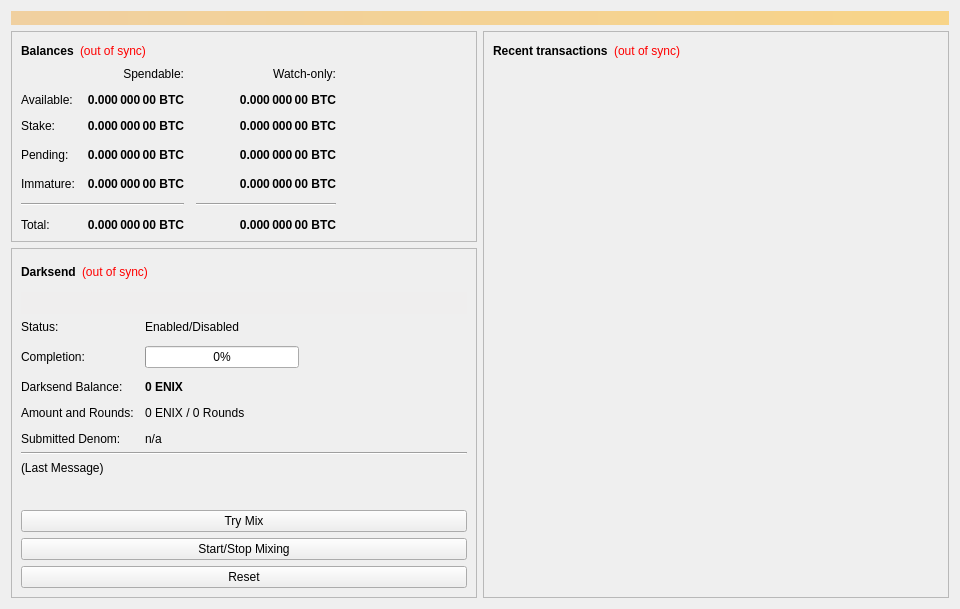
<?xml version="1.0" encoding="UTF-8"?>
<ui version="4.0">
 <class>OverviewPage</class>
 <widget class="QWidget" name="OverviewPage">
  <property name="geometry">
   <rect>
    <x>0</x>
    <y>0</y>
    <width>960</width>
    <height>594</height>
   </rect>
  </property>
  <property name="minimumSize">
   <size>
    <width>960</width>
    <height>0</height>
   </size>
  </property>
  <property name="windowTitle">
   <string>Form</string>
  </property>
  <layout class="QVBoxLayout" name="topLayout">
   <item>
    <widget class="QLabel" name="labelAlerts">
     <property name="visible">
      <bool>false</bool>
     </property>
     <property name="styleSheet">
      <string notr="true">background-color: qlineargradient(x1: 0, y1: 0, x2: 1, y2: 0, stop:0 #F0D0A0, stop:1 #F8D488); color:#000000;</string>
     </property>
     <property name="wordWrap">
      <bool>true</bool>
     </property>
     <property name="margin">
      <number>3</number>
     </property>
    </widget>
   </item>
   <item>
    <layout class="QHBoxLayout" name="horizontalLayout" stretch="1,1">
     <item>
      <layout class="QVBoxLayout" name="verticalLayout_2">
       <item>
        <widget class="QFrame" name="frame">
         <property name="frameShape">
          <enum>QFrame::StyledPanel</enum>
         </property>
         <property name="frameShadow">
          <enum>QFrame::Raised</enum>
         </property>
         <layout class="QVBoxLayout" name="verticalLayout_4">
          <item>
           <layout class="QHBoxLayout" name="horizontalLayout_4">
            <item>
             <widget class="QLabel" name="label_5">
              <property name="font">
               <font>
                <weight>75</weight>
                <bold>true</bold>
               </font>
              </property>
              <property name="text">
               <string>Balances</string>
              </property>
             </widget>
            </item>
            <item>
             <widget class="QLabel" name="labelWalletStatus">
              <property name="cursor">
               <cursorShape>WhatsThisCursor</cursorShape>
              </property>
              <property name="toolTip">
               <string>The displayed information may be out of date. Your wallet automatically synchronizes with the Enixt network after a connection is established, but this process has not completed yet.</string>
              </property>
              <property name="styleSheet">
               <string notr="true">QLabel { color: red; }</string>
              </property>
              <property name="text">
               <string notr="true">(out of sync)</string>
              </property>
              <property name="alignment">
               <set>Qt::AlignLeading|Qt::AlignLeft|Qt::AlignVCenter</set>
              </property>
             </widget>
            </item>
            <item>
             <spacer name="horizontalSpacer_3">
              <property name="orientation">
               <enum>Qt::Horizontal</enum>
              </property>
              <property name="sizeHint" stdset="0">
               <size>
                <width>40</width>
                <height>20</height>
               </size>
              </property>
             </spacer>
            </item>
           </layout>
          </item>
          <item>
           <layout class="QGridLayout" name="gridLayout">
            <property name="spacing">
             <number>12</number>
            </property>
            <item row="3" column="2">
             <widget class="QLabel" name="labelWatchPending">
              <property name="font">
               <font>
                <weight>75</weight>
                <bold>true</bold>
               </font>
              </property>
              <property name="cursor">
               <cursorShape>IBeamCursor</cursorShape>
              </property>
              <property name="toolTip">
               <string>Unconfirmed transactions to watch-only addresses</string>
              </property>
              <property name="text">
               <string notr="true">0.000 000 00 BTC</string>
              </property>
              <property name="alignment">
               <set>Qt::AlignRight|Qt::AlignTrailing|Qt::AlignVCenter</set>
              </property>
              <property name="textInteractionFlags">
               <set>Qt::LinksAccessibleByMouse|Qt::TextSelectableByKeyboard|Qt::TextSelectableByMouse</set>
              </property>
             </widget>
            </item>
            <item row="3" column="1">
             <widget class="QLabel" name="labelUnconfirmed">
              <property name="font">
               <font>
                <weight>75</weight>
                <bold>true</bold>
               </font>
              </property>
              <property name="cursor">
               <cursorShape>IBeamCursor</cursorShape>
              </property>
              <property name="toolTip">
               <string>Total of transactions that have yet to be confirmed, and do not yet count toward the spendable balance</string>
              </property>
              <property name="text">
               <string notr="true">0.000 000 00 BTC</string>
              </property>
              <property name="alignment">
               <set>Qt::AlignRight|Qt::AlignTrailing|Qt::AlignVCenter</set>
              </property>
              <property name="textInteractionFlags">
               <set>Qt::LinksAccessibleByMouse|Qt::TextSelectableByKeyboard|Qt::TextSelectableByMouse</set>
              </property>
             </widget>
            </item>
            <item row="4" column="2">
             <widget class="QLabel" name="labelWatchImmature">
              <property name="font">
               <font>
                <weight>75</weight>
                <bold>true</bold>
               </font>
              </property>
              <property name="cursor">
               <cursorShape>IBeamCursor</cursorShape>
              </property>
              <property name="toolTip">
               <string>Mined balance in watch-only addresses that has not yet matured</string>
              </property>
              <property name="text">
               <string notr="true">0.000 000 00 BTC</string>
              </property>
              <property name="alignment">
               <set>Qt::AlignRight|Qt::AlignTrailing|Qt::AlignVCenter</set>
              </property>
              <property name="textInteractionFlags">
               <set>Qt::LinksAccessibleByMouse|Qt::TextSelectableByKeyboard|Qt::TextSelectableByMouse</set>
              </property>
             </widget>
            </item>
            <item row="5" column="0" colspan="2">
             <widget class="Line" name="lineSpendableBalance">
              <property name="orientation">
               <enum>Qt::Horizontal</enum>
              </property>
             </widget>
            </item>
            <item row="5" column="2">
             <widget class="Line" name="lineWatchBalance">
              <property name="sizePolicy">
               <sizepolicy hsizetype="Preferred" vsizetype="Fixed">
                <horstretch>0</horstretch>
                <verstretch>0</verstretch>
               </sizepolicy>
              </property>
              <property name="minimumSize">
               <size>
                <width>140</width>
                <height>0</height>
               </size>
              </property>
              <property name="orientation">
               <enum>Qt::Horizontal</enum>
              </property>
             </widget>
            </item>
            <item row="6" column="0">
             <widget class="QLabel" name="labelTotalText">
              <property name="text">
               <string>Total:</string>
              </property>
             </widget>
            </item>
            <item row="4" column="1">
             <widget class="QLabel" name="labelImmature">
              <property name="font">
               <font>
                <weight>75</weight>
                <bold>true</bold>
               </font>
              </property>
              <property name="cursor">
               <cursorShape>IBeamCursor</cursorShape>
              </property>
              <property name="toolTip">
               <string>Mined balance that has not yet matured</string>
              </property>
              <property name="text">
               <string notr="true">0.000 000 00 BTC</string>
              </property>
              <property name="alignment">
               <set>Qt::AlignRight|Qt::AlignTrailing|Qt::AlignVCenter</set>
              </property>
              <property name="textInteractionFlags">
               <set>Qt::LinksAccessibleByMouse|Qt::TextSelectableByKeyboard|Qt::TextSelectableByMouse</set>
              </property>
             </widget>
            </item>
            <item row="3" column="3">
             <spacer name="horizontalSpacer_2">
              <property name="orientation">
               <enum>Qt::Horizontal</enum>
              </property>
              <property name="sizeHint" stdset="0">
               <size>
                <width>40</width>
                <height>20</height>
               </size>
              </property>
             </spacer>
            </item>
            <item row="4" column="0">
             <widget class="QLabel" name="labelImmatureText">
              <property name="text">
               <string>Immature:</string>
              </property>
             </widget>
            </item>
            <item row="6" column="1">
             <widget class="QLabel" name="labelTotal">
              <property name="font">
               <font>
                <weight>75</weight>
                <bold>true</bold>
               </font>
              </property>
              <property name="cursor">
               <cursorShape>IBeamCursor</cursorShape>
              </property>
              <property name="toolTip">
               <string>Your current total balance</string>
              </property>
              <property name="text">
               <string notr="true">0.000 000 00 BTC</string>
              </property>
              <property name="alignment">
               <set>Qt::AlignRight|Qt::AlignTrailing|Qt::AlignVCenter</set>
              </property>
              <property name="textInteractionFlags">
               <set>Qt::LinksAccessibleByMouse|Qt::TextSelectableByKeyboard|Qt::TextSelectableByMouse</set>
              </property>
             </widget>
            </item>
            <item row="6" column="2">
             <widget class="QLabel" name="labelWatchTotal">
              <property name="font">
               <font>
                <weight>75</weight>
                <bold>true</bold>
               </font>
              </property>
              <property name="cursor">
               <cursorShape>IBeamCursor</cursorShape>
              </property>
              <property name="toolTip">
               <string>Current total balance in watch-only addresses</string>
              </property>
              <property name="text">
               <string notr="true">0.000 000 00 BTC</string>
              </property>
              <property name="alignment">
               <set>Qt::AlignRight|Qt::AlignTrailing|Qt::AlignVCenter</set>
              </property>
              <property name="textInteractionFlags">
               <set>Qt::LinksAccessibleByMouse|Qt::TextSelectableByKeyboard|Qt::TextSelectableByMouse</set>
              </property>
             </widget>
            </item>
            <item row="0" column="2">
             <widget class="QLabel" name="labelWatchonly">
              <property name="text">
               <string>Watch-only:</string>
              </property>
              <property name="alignment">
               <set>Qt::AlignRight|Qt::AlignTrailing|Qt::AlignVCenter</set>
              </property>
             </widget>
            </item>
            <item row="1" column="0">
             <widget class="QLabel" name="labelBalanceText">
              <property name="text">
               <string>Available:</string>
              </property>
             </widget>
            </item>
            <item row="1" column="1">
             <widget class="QLabel" name="labelBalance">
              <property name="font">
               <font>
                <weight>75</weight>
                <bold>true</bold>
               </font>
              </property>
              <property name="cursor">
               <cursorShape>IBeamCursor</cursorShape>
              </property>
              <property name="toolTip">
               <string>Your current spendable balance</string>
              </property>
              <property name="text">
               <string notr="true">0.000 000 00 BTC</string>
              </property>
              <property name="alignment">
               <set>Qt::AlignRight|Qt::AlignTrailing|Qt::AlignVCenter</set>
              </property>
              <property name="textInteractionFlags">
               <set>Qt::LinksAccessibleByMouse|Qt::TextSelectableByKeyboard|Qt::TextSelectableByMouse</set>
              </property>
             </widget>
            </item>
            <item row="2" column="0">
             <widget class="QLabel" name="label_10">
              <property name="text">
               <string>Stake:</string>
              </property>
             </widget>
            </item>
            <item row="2" column="1">
             <widget class="QLabel" name="labelStake">
              <property name="font">
               <font>
                <weight>75</weight>
                <bold>true</bold>
               </font>
              </property>
              <property name="cursor">
               <cursorShape>IBeamCursor</cursorShape>
              </property>
              <property name="toolTip">
               <string>Total of coins that was staked, and do not yet count toward the current balance</string>
              </property>
              <property name="text">
               <string notr="true">0.000 000 00 BTC</string>
              </property>
              <property name="alignment">
               <set>Qt::AlignRight|Qt::AlignTrailing|Qt::AlignVCenter</set>
              </property>
              <property name="textInteractionFlags">
               <set>Qt::LinksAccessibleByMouse|Qt::TextSelectableByKeyboard|Qt::TextSelectableByMouse</set>
              </property>
             </widget>
            </item>
            <item row="2" column="2">
             <widget class="QLabel" name="labelWatchStake">
              <property name="font">
               <font>
                <weight>75</weight>
                <bold>true</bold>
               </font>
              </property>
              <property name="cursor">
               <cursorShape>IBeamCursor</cursorShape>
              </property>
              <property name="toolTip">
               <string>Total of coins that was staked in watch-only addresses, and do not yet count toward the current watch-only balance</string>
              </property>
              <property name="text">
               <string notr="true">0.000 000 00 BTC</string>
              </property>
              <property name="alignment">
               <set>Qt::AlignRight|Qt::AlignTrailing|Qt::AlignVCenter</set>
              </property>
              <property name="textInteractionFlags">
               <set>Qt::LinksAccessibleByMouse|Qt::TextSelectableByKeyboard|Qt::TextSelectableByMouse</set>
              </property>
             </widget>
            </item>
            <item row="1" column="2">
             <widget class="QLabel" name="labelWatchAvailable">
              <property name="font">
               <font>
                <weight>75</weight>
                <bold>true</bold>
               </font>
              </property>
              <property name="cursor">
               <cursorShape>IBeamCursor</cursorShape>
              </property>
              <property name="toolTip">
               <string>Your current balance in watch-only addresses</string>
              </property>
              <property name="text">
               <string notr="true">0.000 000 00 BTC</string>
              </property>
              <property name="alignment">
               <set>Qt::AlignRight|Qt::AlignTrailing|Qt::AlignVCenter</set>
              </property>
              <property name="textInteractionFlags">
               <set>Qt::LinksAccessibleByMouse|Qt::TextSelectableByKeyboard|Qt::TextSelectableByMouse</set>
              </property>
             </widget>
            </item>
            <item row="3" column="0">
             <widget class="QLabel" name="labelPendingText">
              <property name="text">
               <string>Pending:</string>
              </property>
             </widget>
            </item>
            <item row="0" column="1">
             <widget class="QLabel" name="labelSpendable">
              <property name="text">
               <string>Spendable:</string>
              </property>
              <property name="alignment">
               <set>Qt::AlignRight|Qt::AlignTrailing|Qt::AlignVCenter</set>
              </property>
             </widget>
            </item>
           </layout>
          </item>
         </layout>
        </widget>
       </item>
       <item>
        <widget class="QFrame" name="frameDarksend">
         <property name="sizePolicy">
          <sizepolicy hsizetype="Expanding" vsizetype="Expanding">
           <horstretch>0</horstretch>
           <verstretch>0</verstretch>
          </sizepolicy>
         </property>
         <property name="minimumSize">
          <size>
           <width>0</width>
           <height>350</height>
          </size>
         </property>
         <property name="layoutDirection">
          <enum>Qt::LeftToRight</enum>
         </property>
         <property name="frameShape">
          <enum>QFrame::StyledPanel</enum>
         </property>
         <property name="frameShadow">
          <enum>QFrame::Raised</enum>
         </property>
         <layout class="QVBoxLayout" name="verticalLayout_5">
          <item>
           <layout class="QHBoxLayout" name="horizontalLayout_5">
            <item>
             <widget class="QLabel" name="label_2">
              <property name="font">
               <font>
                <weight>75</weight>
                <bold>true</bold>
               </font>
              </property>
              <property name="text">
               <string>Darksend</string>
              </property>
             </widget>
            </item>
            <item>
             <widget class="QLabel" name="labelDarksendSyncStatus">
              <property name="toolTip">
               <string>The displayed information may be out of date. Your wallet automatically synchronizes with the Enixt network after a connection is established, but this process has not completed yet.</string>
              </property>
              <property name="styleSheet">
               <string notr="true">QLabel { color: red; }</string>
              </property>
              <property name="text">
               <string notr="true">(out of sync)</string>
              </property>
              <property name="alignment">
               <set>Qt::AlignLeading|Qt::AlignLeft|Qt::AlignVCenter</set>
              </property>
             </widget>
            </item>
            <item>
             <spacer name="horizontalSpacer_4">
              <property name="orientation">
               <enum>Qt::Horizontal</enum>
              </property>
              <property name="sizeHint" stdset="0">
               <size>
                <width>40</width>
                <height>20</height>
               </size>
              </property>
             </spacer>
            </item>
           </layout>
          </item>
          <item>
           <widget class="QPushButton" name="runAutoDenom">
            <property name="palette">
             <palette>
              <active>
               <colorrole role="WindowText">
                <brush brushstyle="SolidPattern">
                 <color alpha="255">
                  <red>0</red>
                  <green>0</green>
                  <blue>0</blue>
                 </color>
                </brush>
               </colorrole>
               <colorrole role="Button">
                <brush brushstyle="SolidPattern">
                 <color alpha="255">
                  <red>239</red>
                  <green>238</green>
                  <blue>238</blue>
                 </color>
                </brush>
               </colorrole>
               <colorrole role="Light">
                <brush brushstyle="SolidPattern">
                 <color alpha="255">
                  <red>255</red>
                  <green>255</green>
                  <blue>255</blue>
                 </color>
                </brush>
               </colorrole>
               <colorrole role="Midlight">
                <brush brushstyle="SolidPattern">
                 <color alpha="255">
                  <red>247</red>
                  <green>246</green>
                  <blue>246</blue>
                 </color>
                </brush>
               </colorrole>
               <colorrole role="Dark">
                <brush brushstyle="SolidPattern">
                 <color alpha="255">
                  <red>119</red>
                  <green>119</green>
                  <blue>119</blue>
                 </color>
                </brush>
               </colorrole>
               <colorrole role="Mid">
                <brush brushstyle="SolidPattern">
                 <color alpha="255">
                  <red>159</red>
                  <green>159</green>
                  <blue>159</blue>
                 </color>
                </brush>
               </colorrole>
               <colorrole role="Text">
                <brush brushstyle="SolidPattern">
                 <color alpha="255">
                  <red>0</red>
                  <green>0</green>
                  <blue>0</blue>
                 </color>
                </brush>
               </colorrole>
               <colorrole role="BrightText">
                <brush brushstyle="SolidPattern">
                 <color alpha="255">
                  <red>255</red>
                  <green>255</green>
                  <blue>255</blue>
                 </color>
                </brush>
               </colorrole>
               <colorrole role="ButtonText">
                <brush brushstyle="SolidPattern">
                 <color alpha="255">
                  <red>0</red>
                  <green>0</green>
                  <blue>0</blue>
                 </color>
                </brush>
               </colorrole>
               <colorrole role="Base">
                <brush brushstyle="SolidPattern">
                 <color alpha="255">
                  <red>255</red>
                  <green>255</green>
                  <blue>255</blue>
                 </color>
                </brush>
               </colorrole>
               <colorrole role="Window">
                <brush brushstyle="SolidPattern">
                 <color alpha="255">
                  <red>239</red>
                  <green>238</green>
                  <blue>238</blue>
                 </color>
                </brush>
               </colorrole>
               <colorrole role="Shadow">
                <brush brushstyle="SolidPattern">
                 <color alpha="255">
                  <red>0</red>
                  <green>0</green>
                  <blue>0</blue>
                 </color>
                </brush>
               </colorrole>
               <colorrole role="AlternateBase">
                <brush brushstyle="SolidPattern">
                 <color alpha="255">
                  <red>247</red>
                  <green>246</green>
                  <blue>246</blue>
                 </color>
                </brush>
               </colorrole>
               <colorrole role="ToolTipBase">
                <brush brushstyle="SolidPattern">
                 <color alpha="255">
                  <red>255</red>
                  <green>255</green>
                  <blue>220</blue>
                 </color>
                </brush>
               </colorrole>
               <colorrole role="ToolTipText">
                <brush brushstyle="SolidPattern">
                 <color alpha="255">
                  <red>0</red>
                  <green>0</green>
                  <blue>0</blue>
                 </color>
                </brush>
               </colorrole>
              </active>
              <inactive>
               <colorrole role="WindowText">
                <brush brushstyle="SolidPattern">
                 <color alpha="255">
                  <red>0</red>
                  <green>0</green>
                  <blue>0</blue>
                 </color>
                </brush>
               </colorrole>
               <colorrole role="Button">
                <brush brushstyle="SolidPattern">
                 <color alpha="255">
                  <red>239</red>
                  <green>238</green>
                  <blue>238</blue>
                 </color>
                </brush>
               </colorrole>
               <colorrole role="Light">
                <brush brushstyle="SolidPattern">
                 <color alpha="255">
                  <red>255</red>
                  <green>255</green>
                  <blue>255</blue>
                 </color>
                </brush>
               </colorrole>
               <colorrole role="Midlight">
                <brush brushstyle="SolidPattern">
                 <color alpha="255">
                  <red>247</red>
                  <green>246</green>
                  <blue>246</blue>
                 </color>
                </brush>
               </colorrole>
               <colorrole role="Dark">
                <brush brushstyle="SolidPattern">
                 <color alpha="255">
                  <red>119</red>
                  <green>119</green>
                  <blue>119</blue>
                 </color>
                </brush>
               </colorrole>
               <colorrole role="Mid">
                <brush brushstyle="SolidPattern">
                 <color alpha="255">
                  <red>159</red>
                  <green>159</green>
                  <blue>159</blue>
                 </color>
                </brush>
               </colorrole>
               <colorrole role="Text">
                <brush brushstyle="SolidPattern">
                 <color alpha="255">
                  <red>0</red>
                  <green>0</green>
                  <blue>0</blue>
                 </color>
                </brush>
               </colorrole>
               <colorrole role="BrightText">
                <brush brushstyle="SolidPattern">
                 <color alpha="255">
                  <red>255</red>
                  <green>255</green>
                  <blue>255</blue>
                 </color>
                </brush>
               </colorrole>
               <colorrole role="ButtonText">
                <brush brushstyle="SolidPattern">
                 <color alpha="255">
                  <red>0</red>
                  <green>0</green>
                  <blue>0</blue>
                 </color>
                </brush>
               </colorrole>
               <colorrole role="Base">
                <brush brushstyle="SolidPattern">
                 <color alpha="255">
                  <red>255</red>
                  <green>255</green>
                  <blue>255</blue>
                 </color>
                </brush>
               </colorrole>
               <colorrole role="Window">
                <brush brushstyle="SolidPattern">
                 <color alpha="255">
                  <red>239</red>
                  <green>238</green>
                  <blue>238</blue>
                 </color>
                </brush>
               </colorrole>
               <colorrole role="Shadow">
                <brush brushstyle="SolidPattern">
                 <color alpha="255">
                  <red>0</red>
                  <green>0</green>
                  <blue>0</blue>
                 </color>
                </brush>
               </colorrole>
               <colorrole role="AlternateBase">
                <brush brushstyle="SolidPattern">
                 <color alpha="255">
                  <red>247</red>
                  <green>246</green>
                  <blue>246</blue>
                 </color>
                </brush>
               </colorrole>
               <colorrole role="ToolTipBase">
                <brush brushstyle="SolidPattern">
                 <color alpha="255">
                  <red>255</red>
                  <green>255</green>
                  <blue>220</blue>
                 </color>
                </brush>
               </colorrole>
               <colorrole role="ToolTipText">
                <brush brushstyle="SolidPattern">
                 <color alpha="255">
                  <red>0</red>
                  <green>0</green>
                  <blue>0</blue>
                 </color>
                </brush>
               </colorrole>
              </inactive>
              <disabled>
               <colorrole role="WindowText">
                <brush brushstyle="SolidPattern">
                 <color alpha="255">
                  <red>119</red>
                  <green>119</green>
                  <blue>119</blue>
                 </color>
                </brush>
               </colorrole>
               <colorrole role="Button">
                <brush brushstyle="SolidPattern">
                 <color alpha="255">
                  <red>239</red>
                  <green>238</green>
                  <blue>238</blue>
                 </color>
                </brush>
               </colorrole>
               <colorrole role="Light">
                <brush brushstyle="SolidPattern">
                 <color alpha="255">
                  <red>255</red>
                  <green>255</green>
                  <blue>255</blue>
                 </color>
                </brush>
               </colorrole>
               <colorrole role="Midlight">
                <brush brushstyle="SolidPattern">
                 <color alpha="255">
                  <red>247</red>
                  <green>246</green>
                  <blue>246</blue>
                 </color>
                </brush>
               </colorrole>
               <colorrole role="Dark">
                <brush brushstyle="SolidPattern">
                 <color alpha="255">
                  <red>119</red>
                  <green>119</green>
                  <blue>119</blue>
                 </color>
                </brush>
               </colorrole>
               <colorrole role="Mid">
                <brush brushstyle="SolidPattern">
                 <color alpha="255">
                  <red>159</red>
                  <green>159</green>
                  <blue>159</blue>
                 </color>
                </brush>
               </colorrole>
               <colorrole role="Text">
                <brush brushstyle="SolidPattern">
                 <color alpha="255">
                  <red>119</red>
                  <green>119</green>
                  <blue>119</blue>
                 </color>
                </brush>
               </colorrole>
               <colorrole role="BrightText">
                <brush brushstyle="SolidPattern">
                 <color alpha="255">
                  <red>255</red>
                  <green>255</green>
                  <blue>255</blue>
                 </color>
                </brush>
               </colorrole>
               <colorrole role="ButtonText">
                <brush brushstyle="SolidPattern">
                 <color alpha="255">
                  <red>119</red>
                  <green>119</green>
                  <blue>119</blue>
                 </color>
                </brush>
               </colorrole>
               <colorrole role="Base">
                <brush brushstyle="SolidPattern">
                 <color alpha="255">
                  <red>239</red>
                  <green>238</green>
                  <blue>238</blue>
                 </color>
                </brush>
               </colorrole>
               <colorrole role="Window">
                <brush brushstyle="SolidPattern">
                 <color alpha="255">
                  <red>239</red>
                  <green>238</green>
                  <blue>238</blue>
                 </color>
                </brush>
               </colorrole>
               <colorrole role="Shadow">
                <brush brushstyle="SolidPattern">
                 <color alpha="255">
                  <red>0</red>
                  <green>0</green>
                  <blue>0</blue>
                 </color>
                </brush>
               </colorrole>
               <colorrole role="AlternateBase">
                <brush brushstyle="SolidPattern">
                 <color alpha="255">
                  <red>239</red>
                  <green>238</green>
                  <blue>238</blue>
                 </color>
                </brush>
               </colorrole>
               <colorrole role="ToolTipBase">
                <brush brushstyle="SolidPattern">
                 <color alpha="255">
                  <red>255</red>
                  <green>255</green>
                  <blue>220</blue>
                 </color>
                </brush>
               </colorrole>
               <colorrole role="ToolTipText">
                <brush brushstyle="SolidPattern">
                 <color alpha="255">
                  <red>0</red>
                  <green>0</green>
                  <blue>0</blue>
                 </color>
                </brush>
               </colorrole>
              </disabled>
             </palette>
            </property>
            <property name="focusPolicy">
             <enum>Qt::NoFocus</enum>
            </property>
            <property name="autoFillBackground">
             <bool>true</bool>
            </property>
            <property name="text">
             <string/>
            </property>
            <property name="flat">
             <bool>true</bool>
            </property>
           </widget>
          </item>
          <item>
           <layout class="QFormLayout" name="formLayout">
            <property name="fieldGrowthPolicy">
             <enum>QFormLayout::AllNonFixedFieldsGrow</enum>
            </property>
            <property name="horizontalSpacing">
             <number>11</number>
            </property>
            <property name="verticalSpacing">
             <number>12</number>
            </property>
            <item row="0" column="0">
             <widget class="QLabel" name="label_6">
              <property name="text">
               <string>Status:</string>
              </property>
             </widget>
            </item>
            <item row="1" column="0">
             <widget class="QLabel" name="label_7">
              <property name="text">
               <string>Completion:</string>
              </property>
             </widget>
            </item>
            <item row="1" column="1">
             <widget class="QProgressBar" name="darksendProgress">
              <property name="maximumSize">
               <size>
                <width>154</width>
                <height>16777215</height>
               </size>
              </property>
              <property name="value">
               <number>0</number>
              </property>
             </widget>
            </item>
            <item row="3" column="0">
             <widget class="QLabel" name="labelAnonymizedText">
              <property name="text">
               <string>Darksend Balance:</string>
              </property>
             </widget>
            </item>
            <item row="3" column="1">
             <widget class="QLabel" name="labelAnonymized">
              <property name="font">
               <font>
                <weight>75</weight>
                <bold>true</bold>
               </font>
              </property>
              <property name="text">
               <string notr="true">0 ENIX</string>
              </property>
             </widget>
            </item>
            <item row="4" column="0">
             <widget class="QLabel" name="label_8">
              <property name="text">
               <string>Amount and Rounds:</string>
              </property>
             </widget>
            </item>
            <item row="4" column="1">
             <widget class="QLabel" name="labelAmountRounds">
              <property name="text">
               <string>0 ENIX / 0 Rounds</string>
              </property>
             </widget>
            </item>
            <item row="5" column="0">
             <widget class="QLabel" name="label_9">
              <property name="text">
               <string>Submitted Denom:</string>
              </property>
             </widget>
            </item>
            <item row="5" column="1">
             <widget class="QLabel" name="labelSubmittedDenom">
              <property name="toolTip">
               <string>The denominations you submitted to the Masternode.&lt;br&gt;To mix, other users must submit the exact same denominations.</string>
              </property>
              <property name="text">
               <string>n/a</string>
              </property>
             </widget>
            </item>
            <item row="0" column="1">
             <widget class="QLabel" name="darksendEnabled">
              <property name="text">
               <string>Enabled/Disabled</string>
              </property>
             </widget>
            </item>
           </layout>
          </item>
          <item>
           <widget class="Line" name="lineLastMessage">
            <property name="orientation">
             <enum>Qt::Horizontal</enum>
            </property>
           </widget>
          </item>
          <item>
           <widget class="QLabel" name="darksendStatus">
            <property name="minimumSize">
             <size>
              <width>288</width>
              <height>43</height>
             </size>
            </property>
            <property name="text">
             <string>(Last Message)</string>
            </property>
            <property name="alignment">
             <set>Qt::AlignLeading|Qt::AlignLeft|Qt::AlignTop</set>
            </property>
            <property name="wordWrap">
             <bool>true</bool>
            </property>
           </widget>
          </item>
          <item>
           <widget class="QPushButton" name="darksendAuto">
            <property name="sizePolicy">
             <sizepolicy hsizetype="MinimumExpanding" vsizetype="Fixed">
              <horstretch>0</horstretch>
              <verstretch>0</verstretch>
             </sizepolicy>
            </property>
            <property name="toolTip">
             <string>Try to manually submit a Darksend request.</string>
            </property>
            <property name="text">
             <string>Try Mix</string>
            </property>
           </widget>
          </item>
          <item>
           <widget class="QPushButton" name="toggleDarksend">
            <property name="sizePolicy">
             <sizepolicy hsizetype="MinimumExpanding" vsizetype="Fixed">
              <horstretch>0</horstretch>
              <verstretch>0</verstretch>
             </sizepolicy>
            </property>
            <property name="text">
             <string>Start/Stop Mixing</string>
            </property>
           </widget>
          </item>
          <item>
           <widget class="QPushButton" name="darksendReset">
            <property name="sizePolicy">
             <sizepolicy hsizetype="MinimumExpanding" vsizetype="Fixed">
              <horstretch>0</horstretch>
              <verstretch>0</verstretch>
             </sizepolicy>
            </property>
            <property name="toolTip">
             <string>Reset the current status of Darksend (can interrupt Darksend if it's in the process of Mixing, which can cost you money!)</string>
            </property>
            <property name="autoFillBackground">
             <bool>false</bool>
            </property>
            <property name="text">
             <string>Reset</string>
            </property>
           </widget>
          </item>
         </layout>
        </widget>
       </item>
       <item>
        <spacer name="verticalSpacer">
         <property name="orientation">
          <enum>Qt::Vertical</enum>
         </property>
         <property name="sizeHint" stdset="0">
          <size>
           <width>20</width>
           <height>40</height>
          </size>
         </property>
        </spacer>
       </item>
      </layout>
     </item>
     <item>
      <layout class="QVBoxLayout" name="verticalLayout_3">
       <item>
        <widget class="QFrame" name="frame_2">
         <property name="frameShape">
          <enum>QFrame::StyledPanel</enum>
         </property>
         <property name="frameShadow">
          <enum>QFrame::Raised</enum>
         </property>
         <layout class="QVBoxLayout" name="verticalLayout">
          <item>
           <layout class="QHBoxLayout" name="horizontalLayout_2">
            <item>
             <widget class="QLabel" name="label_4">
              <property name="font">
               <font>
                <weight>75</weight>
                <bold>true</bold>
               </font>
              </property>
              <property name="text">
               <string>Recent transactions</string>
              </property>
             </widget>
            </item>
            <item>
             <widget class="QLabel" name="labelTransactionsStatus">
              <property name="cursor">
               <cursorShape>WhatsThisCursor</cursorShape>
              </property>
              <property name="toolTip">
               <string>The displayed information may be out of date. Your wallet automatically synchronizes with the Enixt network after a connection is established, but this process has not completed yet.</string>
              </property>
              <property name="styleSheet">
               <string notr="true">QLabel { color: red; }</string>
              </property>
              <property name="text">
               <string notr="true">(out of sync)</string>
              </property>
              <property name="alignment">
               <set>Qt::AlignRight|Qt::AlignTrailing|Qt::AlignVCenter</set>
              </property>
             </widget>
            </item>
            <item>
             <spacer name="horizontalSpacer">
              <property name="orientation">
               <enum>Qt::Horizontal</enum>
              </property>
              <property name="sizeHint" stdset="0">
               <size>
                <width>40</width>
                <height>20</height>
               </size>
              </property>
             </spacer>
            </item>
           </layout>
          </item>
          <item>
           <widget class="QListView" name="listTransactions">
            <property name="styleSheet">
             <string notr="true">QListView { background: transparent; }</string>
            </property>
            <property name="frameShape">
             <enum>QFrame::NoFrame</enum>
            </property>
            <property name="verticalScrollBarPolicy">
             <enum>Qt::ScrollBarAlwaysOff</enum>
            </property>
            <property name="horizontalScrollBarPolicy">
             <enum>Qt::ScrollBarAlwaysOff</enum>
            </property>
            <property name="selectionMode">
             <enum>QAbstractItemView::NoSelection</enum>
            </property>
           </widget>
          </item>
         </layout>
        </widget>
       </item>
      </layout>
     </item>
    </layout>
   </item>
  </layout>
 </widget>
 <resources/>
 <connections/>
</ui>
